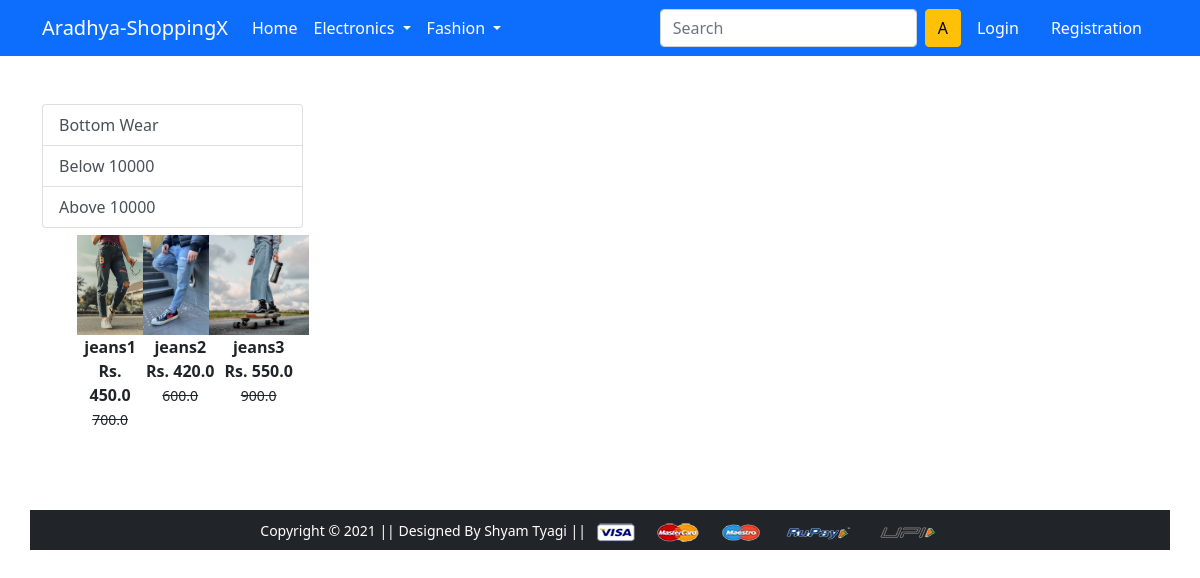
The app's page /bottomwear/ with its own data.
### app/models.py (models this page shows, shortened)
class Product(models.Model):
    title = models.CharField(max_length=100)
    selling_price = models.FloatField()
    discounted_price = models.FloatField()
    description = models.TextField()
    brand = models.CharField(max_length=100)
    category = models.CharField(choices=CATEGORY_CHOICES,max_length=2)
    product_image = models.ImageField(upload_to='productimg')

### app/views.py (the view)
# urls.py: path('bottomwear/', views.bottomwear, name='bottomwear'),
def bottomwear(request,data=None):
 if data==None:
  bottomwears = Product.objects.filter(category='BW')
 elif data=='below':
  bottomwears = Product.objects.filter(category='BW').filter(discounted_price__lte=300)
 elif data=='above':
  bottomwears = Product.objects.filter(category='BW').filter(discounted_price__gte=300)
 return render(request, 'app/bottom_wear.html',{'bottomwears':bottomwears})

### app/templates/app/bottom_wear.html (shortened to what this page needs)
{% extends 'app/base.html' %}
{% load static %}
{% block main-content %}
<div class="container my-5">
 <div class="row">
  <div class="col-sm-3">
   <div class="list-group">
    <a href="{% url 'bottomwear' %}"
       class="list-group-item list-group-item-action"
       aria-current="true">Bottom Wear</a>
    <a href="{% url 'bottomweardata' 'below' %}"
       class="list-group-item list-group-item-action"
       aria-current="true">Below 10000</a>
    <a href="{% url 'bottomweardata' 'above' %}"
       class="list-group-item list-group-item-action"
       aria-current="true">Above 10000</a>
  </div>
  <div class="col-sm-8 offset-sm-1">
   <div class="row">
    {% for product in bottomwears %}
    <div class="col-sm-4 text-center mb-4">
     <a href="{% url 'product-detail' product.id %}" class="btn">
      <div class="item">
       <img src="{{product.product_image.url}}" alt="" height="100" class="">
       <div class="fw-bold">{{product.title}}</div>
       <div class="fw-bold">Rs. {{product.discounted_price}}
        <small class="fw-light text-decoration-line-through">
        {{product.selling_price}}</small>
       </div>
      </div>
     </a>
    </div>
    {% endfor %}
  </div>
 </div>
</div>
{% endblock main-content %}

### records on screen
Product: product_image (picture), title "jeans1", discounted_price "450.0", selling_price "700.0"
Product: product_image (picture), title "jeans2", discounted_price "420.0", selling_price "600.0"
Product: product_image (picture), title "jeans3", discounted_price "550.0", selling_price "900.0"
